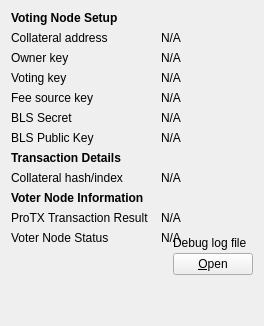
   <widget class="QWidget" name="tab_votingnode">
      <attribute name="title">
       <string>&amp;Voting Node Setup</string>
      </attribute>
      <widget class="QPushButton" name="btn_genvoterkeys">
       <property name="geometry">
        <rect>
         <x>10</x>
         <y>400</y>
         <width>200</width>
         <height>23</height>
        </rect>
       </property>
       <property name="minimumSize">
        <size>
         <width>180</width>
         <height>23</height>
        </size>
       </property>
       <property name="text">
        <string>Generate Voting Node Keys</string>
       </property>
      </widget>
      <widget class="QPushButton" name="btn_sendvotingnodetx">
       <property name="geometry">
        <rect>
         <x>220</x>
         <y>400</y>
         <width>200</width>
         <height>23</height>
        </rect>
       </property>
       <property name="minimumSize">
        <size>
         <width>180</width>
         <height>23</height>
        </size>
       </property>
       <property name="text">
        <string>Send Voting Node Transaction</string>
       </property>
      </widget>
      <widget class="QPushButton" name="btn_sendprotx">
       <property name="geometry">
        <rect>
         <x>430</x>
         <y>400</y>
         <width>200</width>
         <height>23</height>
        </rect>
       </property>
       <property name="minimumSize">
        <size>
         <width>180</width>
         <height>23</height>
        </size>
       </property>
       <property name="text">
        <string>Register Voting Node</string>
       </property>
      </widget>


      <layout class="QGridLayout" name="gridLayoutVoter" columnstretch="0,1,0">
       <property name="horizontalSpacing">
        <number>12</number>
       </property>
       <item row="0" column="0">
        <widget class="QLabel" name="label_VNS">
         <property name="font">
          <font>
           <weight>75</weight>
           <bold>true</bold>
          </font>
         </property>
         <property name="text">
          <string>Voting Node Setup</string>
         </property>
        </widget>
       </item>
       <item row="1" column="0">
        <widget class="QLabel" name="label_collateralAddress">
         <property name="text">
          <string>Collateral address</string>
         </property>
        </widget>
       </item>
       <item row="1" column="1" colspan="2">
        <widget class="QLabel" name="collateralAddress">
         <property name="cursor">
          <cursorShape>IBeamCursor</cursorShape>
         </property>
         <property name="text">
          <string>N/A</string>
         </property>
         <property name="textFormat">
          <enum>Qt::PlainText</enum>
         </property>
         <property name="textInteractionFlags">
          <set>Qt::LinksAccessibleByMouse|Qt::TextSelectableByKeyboard|Qt::TextSelectableByMouse</set>
         </property>
        </widget>
       </item>
       <item row="2" column="0">
        <widget class="QLabel" name="label_ownerKey">
         <property name="text">
          <string>Owner key</string>
         </property>
        </widget>
       </item>
       <item row="2" column="1" colspan="2">
        <widget class="QLabel" name="ownerKey">
         <property name="cursor">
          <cursorShape>IBeamCursor</cursorShape>
         </property>
         <property name="text">
          <string>N/A</string>
         </property>
         <property name="textFormat">
          <enum>Qt::PlainText</enum>
         </property>
         <property name="textInteractionFlags">
          <set>Qt::LinksAccessibleByMouse|Qt::TextSelectableByKeyboard|Qt::TextSelectableByMouse</set>
         </property>
        </widget>
       </item>
       <item row="3" column="0">
        <widget class="QLabel" name="label_votingKey">
         <property name="text">
          <string>Voting key</string>
         </property>
        </widget>
       </item>
       <item row="3" column="1" colspan="2">
        <widget class="QLabel" name="votingKey">
         <property name="cursor">
          <cursorShape>IBeamCursor</cursorShape>
         </property>
         <property name="text">
          <string>N/A</string>
         </property>
         <property name="textFormat">
          <enum>Qt::PlainText</enum>
         </property>
         <property name="textInteractionFlags">
          <set>Qt::LinksAccessibleByMouse|Qt::TextSelectableByKeyboard|Qt::TextSelectableByMouse</set>
         </property>
        </widget>
       </item>
       <item row="4" column="0">
        <widget class="QLabel" name="label_feeKey">
         <property name="text">
          <string>Fee source key</string>
         </property>
        </widget>
       </item>
       <item row="4" column="1" colspan="2">
        <widget class="QLabel" name="feeKey">
         <property name="cursor">
          <cursorShape>IBeamCursor</cursorShape>
         </property>
         <property name="text">
          <string>N/A</string>
         </property>
         <property name="textFormat">
          <enum>Qt::PlainText</enum>
         </property>
         <property name="wordWrap">
          <bool>true</bool>
         </property>
         <property name="textInteractionFlags">
          <set>Qt::LinksAccessibleByMouse|Qt::TextSelectableByKeyboard|Qt::TextSelectableByMouse</set>
         </property>
        </widget>
       </item>
       <item row="5" column="0">
        <widget class="QLabel" name="label_blsSecret">
         <property name="text">
          <string>BLS Secret</string>
         </property>
        </widget>
       </item>
       <item row="5" column="1" colspan="2">
        <widget class="QLabel" name="blsSecret">
         <property name="cursor">
          <cursorShape>IBeamCursor</cursorShape>
         </property>
         <property name="text">
          <string>N/A</string>
         </property>
         <property name="textFormat">
          <enum>Qt::PlainText</enum>
         </property>
         <property name="textInteractionFlags">
          <set>Qt::LinksAccessibleByMouse|Qt::TextSelectableByKeyboard|Qt::TextSelectableByMouse</set>
         </property>
        </widget>
       </item>
       <item row="6" column="0">
        <widget class="QLabel" name="label_blsPublic">
         <property name="text">
          <string>BLS Public Key</string>
         </property>
        </widget>
       </item>
       <item row="6" column="1" colspan="2">
        <widget class="QLabel" name="blsPublic">
         <property name="cursor">
          <cursorShape>IBeamCursor</cursorShape>
         </property>
         <property name="text">
          <string>N/A</string>
         </property>
         <property name="textFormat">
          <enum>Qt::PlainText</enum>
         </property>
         <property name="textInteractionFlags">
          <set>Qt::LinksAccessibleByMouse|Qt::TextSelectableByKeyboard|Qt::TextSelectableByMouse</set>
         </property>
        </widget>
       </item>
       <item row="7" column="0">
           <widget class="QLabel" name="label_v3">
               <property name="font">
                   <font>
                       <weight>75</weight>
                       <bold>true</bold>
                   </font>
               </property>
               <property name="text">
                   <string>Transaction Details</string>
               </property>
           </widget>
       </item>
       <item row="8" column="0">
        <widget class="QLabel" name="label_collateralHash">
         <property name="text">
          <string>Collateral hash/index</string>
         </property>
        </widget>
       </item>
       <item row="8" column="1" colspan="2">
        <widget class="QLabel" name="collateralHash">
         <property name="cursor">
          <cursorShape>IBeamCursor</cursorShape>
         </property>
         <property name="text">
          <string>N/A</string>
         </property>
         <property name="textFormat">
          <enum>Qt::PlainText</enum>
         </property>
         <property name="textInteractionFlags">
          <set>Qt::LinksAccessibleByMouse|Qt::TextSelectableByKeyboard|Qt::TextSelectableByMouse</set>
         </property>
        </widget>
       </item>
       <item row="11" column="0">
        <widget class="QLabel" name="label_voterNodeInfo">
         <property name="font">
          <font>
           <weight>75</weight>
           <bold>true</bold>
          </font>
         </property>
         <property name="text">
          <string>Voter Node Information</string>
         </property>
        </widget>
       </item>
       <item row="12" column="0">
        <widget class="QLabel" name="label_protxStaus">
         <property name="text">
          <string>ProTX Transaction Result</string>
         </property>
        </widget>
       </item>
       <item row="12" column="1" colspan="2">
        <widget class="QLabel" name="protxStatus">
         <property name="cursor">
          <cursorShape>IBeamCursor</cursorShape>
         </property>
         <property name="text">
          <string>N/A</string>
         </property>
         <property name="textFormat">
          <enum>Qt::PlainText</enum>
         </property>
         <property name="textInteractionFlags">
          <set>Qt::LinksAccessibleByMouse|Qt::TextSelectableByKeyboard|Qt::TextSelectableByMouse</set>
         </property>
        </widget>
       </item>
       <item row="13" column="0">
        <widget class="QLabel" name="label_voterNodeStatus">
         <property name="text">
          <string>Voter Node Status</string>
         </property>
        </widget>
       </item>
       <item row="13" column="1" colspan="2">
        <widget class="QLabel" name="voterNodeStatus">
         <property name="cursor">
          <cursorShape>IBeamCursor</cursorShape>
         </property>
         <property name="text">
          <string>N/A</string>
         </property>
         <property name="textFormat">
          <enum>Qt::PlainText</enum>
         </property>
         <property name="textInteractionFlags">
          <set>Qt::LinksAccessibleByMouse|Qt::TextSelectableByKeyboard|Qt::TextSelectableByMouse</set>
         </property>
        </widget>
       </item>
       <item row="13" column="2" rowspan="3">
        <layout class="QVBoxLayout" name="verticalLayoutVNSDebugButton">
         <property name="spacing">
          <number>3</number>
         </property>
         <item>
          <spacer name="verticalSpacer_VNS">
           <property name="orientation">
            <enum>Qt::Vertical</enum>
           </property>
           <property name="sizeHint" stdset="0">
            <size>
             <width>10</width>
             <height>5</height>
            </size>
           </property>
          </spacer>
         </item>
         <item>
          <widget class="QLabel" name="labelVNSDebugLogfile">
           <property name="text">
            <string>Debug log file</string>
           </property>
          </widget>
         </item>
         <item>
          <widget class="QPushButton" name="openVNSDebugLogfileButton">
           <property name="toolTip">
            <string>Open the %1 debug log file from the current data directory. This can take a few seconds for large log files.</string>
           </property>
           <property name="text">
            <string>&amp;Open</string>
           </property>
           <property name="autoDefault">
            <bool>false</bool>
           </property>
          </widget>
         </item>
        </layout>
       </item>
       <item row="18" column="0">
        <spacer name="verticalSpacerVNS">
         <property name="orientation">
          <enum>Qt::Vertical</enum>
         </property>
         <property name="sizeHint" stdset="0">
          <size>
           <width>20</width>
           <height>40</height>
          </size>
         </property>
        </spacer>
       </item>
      </layout>



     </widget>
